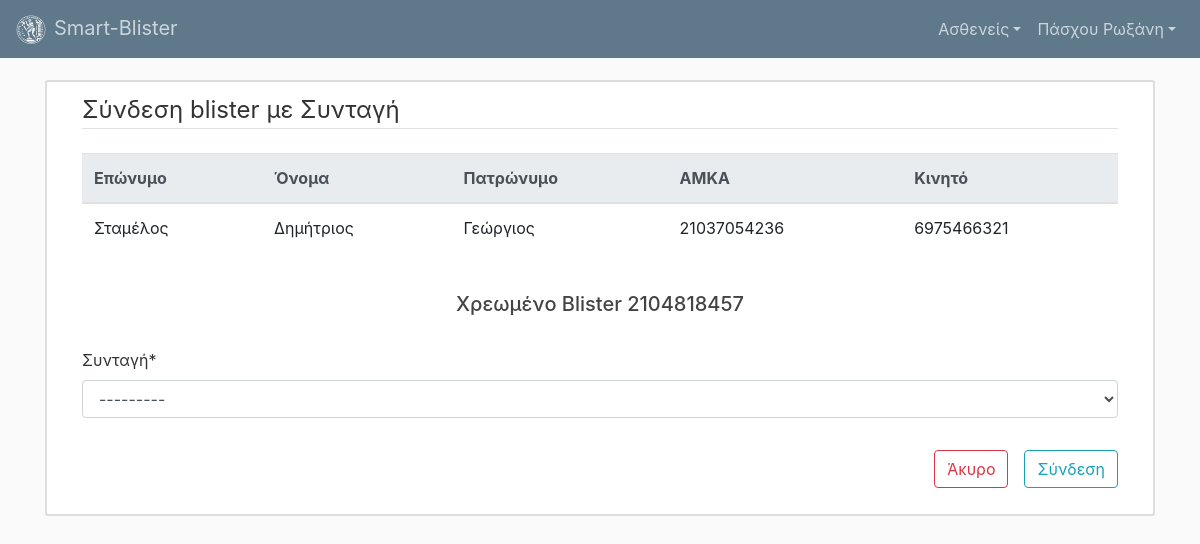
The page /pharmacist/blister/prescription/7/7/ (signed in) on the database its author committed.
### users/models.py (models this page shows, shortened)
class PatientProfile(models.Model):
	user = models.OneToOneField(User,on_delete=models.CASCADE)
	doctor = models.ForeignKey(DoctorProfile, on_delete=models.SET_NULL, blank=True, null=True)

class UserProfile(models.Model):
	id_type_choices = (
		(1,'Αστυνομική'),
		(2,'Διαβατήριο'),
		(3,'Στρατιωτική')
	)
	user = models.OneToOneField(User,on_delete=models.CASCADE)
	amka = models.CharField(max_length=11,unique=True,default='')
	birthdate = models.DateField(default=timezone.now)
	cell_phone = models.BigIntegerField(blank=True)
	id_num = models.CharField(max_length=8,unique=True,default='')
	id_type = models.PositiveSmallIntegerField(choices=id_type_choices,default=1)
	id_date_issued = models.DateField(default=timezone.now)
	id_place_issued = models.CharField(max_length=100,default='')
	father_name = models.CharField(max_length=50,blank=True)
	is_doctor = models.BooleanField(default=False)
	is_pharmacist = models.BooleanField(default=False)
	is_pharmacy = models.BooleanField(default=False)
	is_patient = models.BooleanField(default=False)

### pharmacist/models.py (models this page shows, shortened)
class Blister(models.Model):
	serial = models.CharField(max_length=20)
	patient = models.ForeignKey(PatientProfile, null=True, on_delete=models.PROTECT)
	pharmacist = models.ForeignKey(PharmacistProfile, null=True, on_delete=models.CASCADE)
	charge_date = models.DateField(default=timezone.now)

### pharmacist/views.py (the view)
# urls.py: path('blister/prescription/<int:patient_id>/<int:blister_id>/',views.blisterPrescription, name='blisterPrescription'),
@login_required
def blisterPrescription(request,patient_id,blister_id):
	if request.method == 'POST':
		form = BlisterPrescriptionForm(request.POST)
		blister = Blister.objects.get(id=blister_id)
		if form.is_valid():
			blisterPrescription = form.save(commit=False)
			blisterPrescription.blister = blister
			patient = PatientProfile.objects.get(id=patient_id)
			blisterPrescription.save()
			return redirect('pharmacist:chargedBlisters', patient_id=patient.id)
		else:
			print("not valid form")
			print(form.errors)
	else:
		print("am in here?")
		patient = PatientProfile.objects.get(id=patient_id)
		print(patient.user.username)
		blister = Blister.objects.get(id=blister_id)
		print(blister.patient.user.last_name)
		form = BlisterPrescriptionForm()
	context = {
		'title':'Σύνδεση blister με συνταγή',
		'form':form,
		'patient':patient,
		'blister': blister
	}
	return render(request,'pharmacist/blister_prescription.html', context)

### pharmacist/forms.py
class BlisterPrescriptionForm(forms.ModelForm):
	prescription = forms.ModelChoiceField(label='Συνταγή',queryset=Prescription.objects.all().order_by('-date_issued'))
	class Meta:
		model = BlisterPrescription
		fields = ['prescription']

### doctor/models.py (called while the page is built)
	def __str__(self):
		return self.medicine+' '+str(self.date_issued)

### pharmacist/templates/pharmacist/blister_prescription.html (shortened to what this page needs)
{% extends "dashboard/base.html" %}
{% load crispy_forms_tags %}
{% block body_block %}
  <div class="content-section">
    <div class="container mb-4">
      <legend class="border-bottom mb-4">Σύνδεση blister με Συνταγή</legend>
    </div>
    <div class="container">
       <div class="table-responsive">
        <table class="table">
          <thead class="thead-light">
            <tr>
              <th>Επώνυμο</th>
              <th>Όνομα</th>
              <th>Πατρώνυμο</th>
              <th>ΑΜΚΑ</th>
              <th>Κινητό</th>
            </tr>
          </thead>
          <tbody>
            <tr>
                <td>{{ patient.user.last_name }}</td>
                <td>{{ patient.user.first_name }}</td>
                <td>{{ patient.user.userprofile.father_name }}</td>
                <td>{{ patient.user.userprofile.amka }} </td>
                <td>{{ patient.user.userprofile.cell_phone}}</td>
            </tr>
            </tbody>
        </table>
      </div>
      <br>
      <div class="text-center"><h5>Χρεωμένo Blister {{ blister.serial }}</h5></div>
      <br>
      <div>
        <form method="POST">
          <fieldset class="form-group">
          {{ form|crispy }}
          </fieldset>
          <div class="form-group d-flex flex-row-reverse">
            <button class="btn btn-outline-info ml-3" type="submit">Σύνδεση</button>
            <a href="{% url 'pharmacist:chargedBlisters' patient.id %}" class="btn btn-outline-danger">Άκυρο</a>
          </div>
         </form>
       </div>
      </div>
  </div>
{% endblock %}

### dashboard/templates/dashboard/base.html (shortened to what this page needs)
{% load static %}
<!DOCTYPE html>
<html>
<head>
  <link rel="stylesheet" href="https://stackpath.bootstrapcdn.com/bootstrap/4.5.0/css/bootstrap.min.css">
  <link rel="stylesheet" type="text/css" href="{% static 'dashboard/css/main.css' %}">
</head>
<body>
  <header class="site-header">
    <nav class="navbar fixed-top navbar-expand-sm navbar-dark bg-steel">
      <a class="navbar-brand mr-4" href="{% url 'dashboard:index' %}">
        <img class="mr-2" src="{% static 'dashboard/img/pyrforos.png' %}" width="30" height="30" alt="pyrforos" loading="lazy">Smart-Blister
      </a>
      <div class="collapse navbar-collapse" id="navbarToggler">
        <ul class="navbar-nav ml-auto">
          {% if user.is_authenticated %}
            {% if user.userprofile.is_doctor %}
              <li class="nav-item dropdown">
                <a class="nav-link dropdown-toggle" href="#" id="navbardrop" data-toggle="dropdown">Ασθενείς</a>
                <div class="dropdown-menu">
                  <a class="dropdown-item" href="{% url 'doctor:prescription' %}">Συνταγογράφηση Ασθενούς</a>
                  <a class="dropdown-item" href="{% url 'doctor:monitoring_request' %}">Αίτηση πρόσβασης smartblister</a>
                </div>
              </li>
            {% elif user.userprofile.is_pharmacist %}
              <li class="nav-item dropdown">
                <a class="nav-link dropdown-toggle" href="#" id="navbardrop" data-toggle="dropdown">Ασθενείς</a>
              </li>
            {% endif %}
            <li class="nav-item dropdown">
              <a class="nav-link dropdown-toggle" href="#" id="navbardrop" data-toggle="dropdown">{{ user.last_name }} {{ user.first_name }}</a>
            </li>
          {% else %}
            <li class="nav-item"><a class="nav-link" href="{% url 'users:registration' %}">Εγγραφή</a></li>
            <li class="nav-item"><a class="nav-link" href="{% url 'login' %}">Σύνδεση</a></li>
          {% endif %}
        </ul>
      </div>
    </nav>
  </header>
  <main role="main" class="container">
    {% block body_block %}
    {% endblock %}
  </main>
</body>
</html>

### dashboard/static/dashboard/css/main.css (style rules this page uses)
body { background: #fafafa; color: #333333; margin-top: 5rem; }
h1, h2, h3, h4, h5, h6 { color: #444444; }
ul { margin:0; }
.bg-steel { background-color: #5f788a; }
.site-header .navbar-nav .nav-link { color: #cbd5db; }
.site-header .navbar-brand { color: #cbd5db; }
.content-section { background: #ffffff; padding: 10px 20px; border: 2px solid #dddddd; border-radius: 3px; margin-bottom: 20px; }
th, td { padding: 10px; }
select { width: 100%; padding: 2px; border: none; }

### rows shown on the page
PatientProfile: user.last_name "Σταμέλος", user.first_name "Δημήτριος", user.userprofile.father_name "Γεώργιος", user.userprofile.amka "21037054236", user.userprofile.cell_phone "6975466321"
Blister: serial "2104818457"

### other values the page prints
{{ user.last_name }} "Πάσχου"
{{ user.first_name }} "Ρωξάνη"
